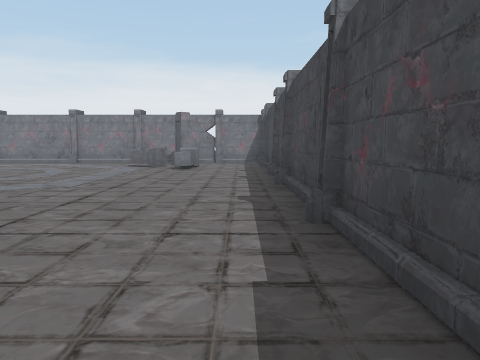
[1] (above)

22 first-person views from a walk through a scene from a Unity 3-D project. The camera is 1.2 m above the floor, tilts 6° down and sees 70° across. The floor is counted in squares, 2 m on a side. Each view is taken from the middle of a square. On the plan, view 1 faces up. The plan holds only what a view shows up to about 10 squares ahead; the rest is blank. The place goes on beyond the plan.

[2]
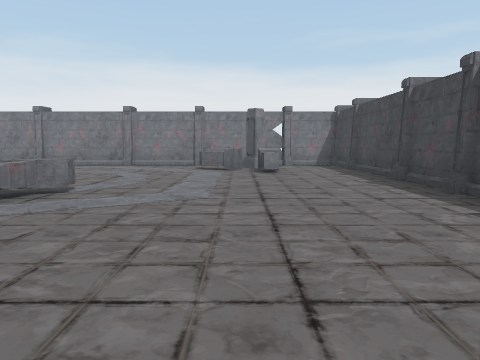

[3]
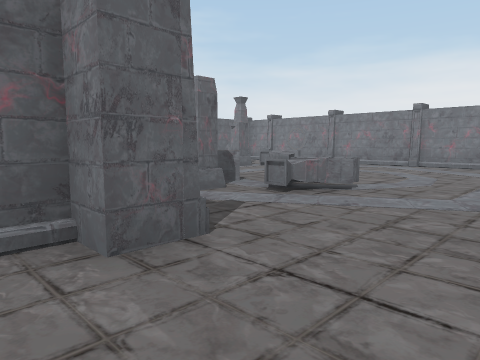

[4]
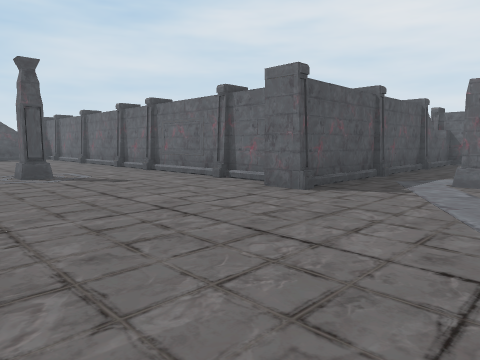

[5]
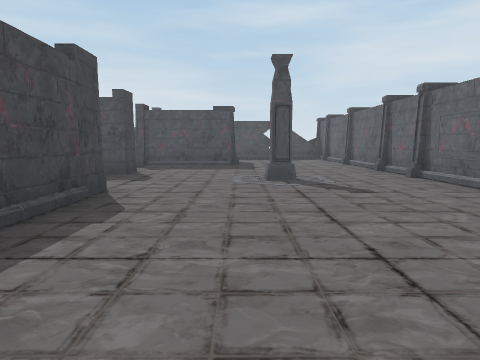

[6]
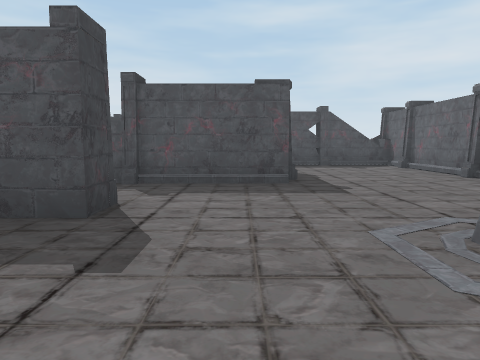

[7]
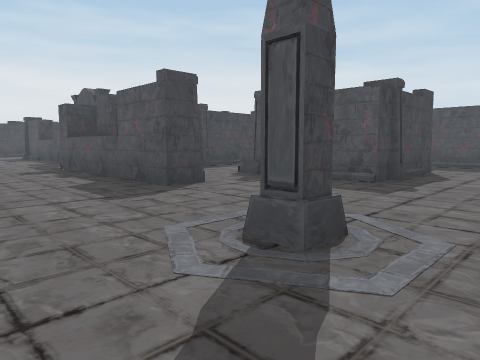

[8]
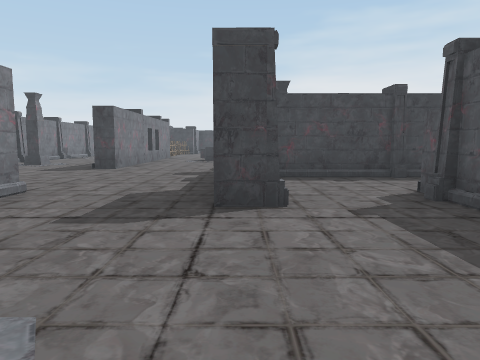

[9]
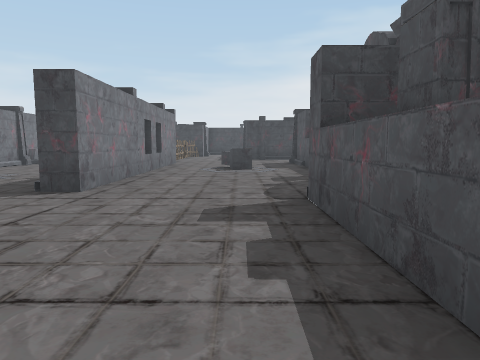

[10]
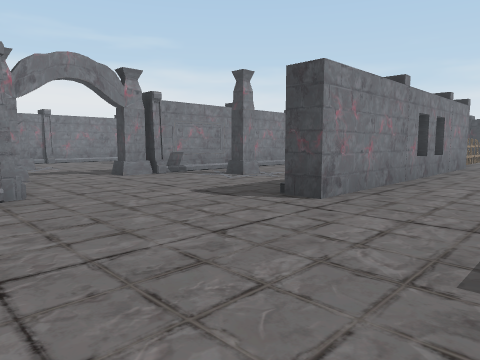

[11]
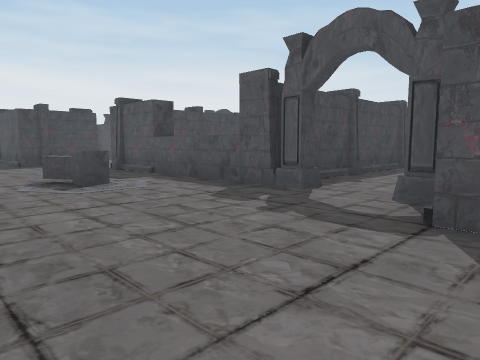

[12]
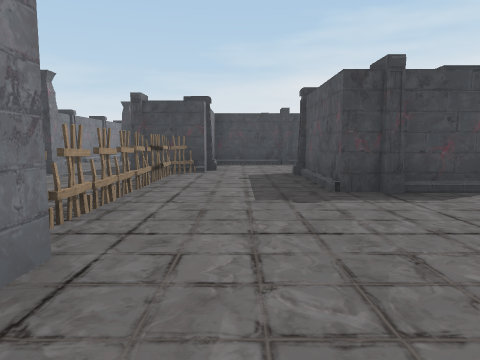

[13]
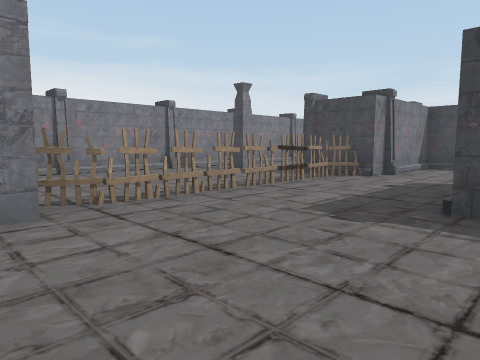

[14]
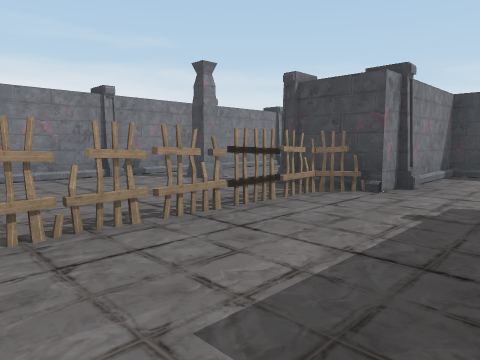

[15]
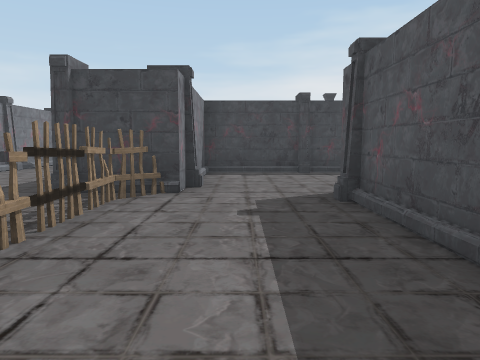

[16]
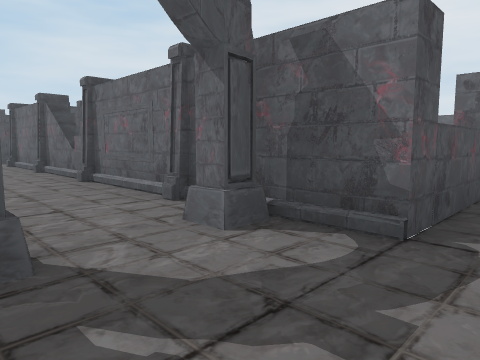

[17]
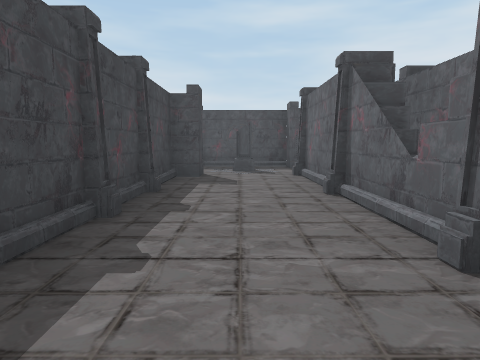

[18]
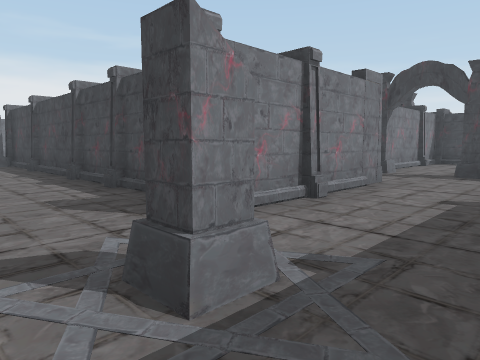

[19]
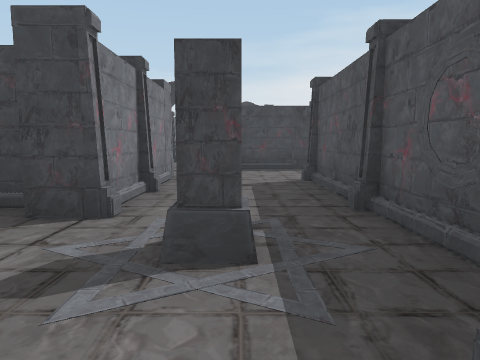

[20]
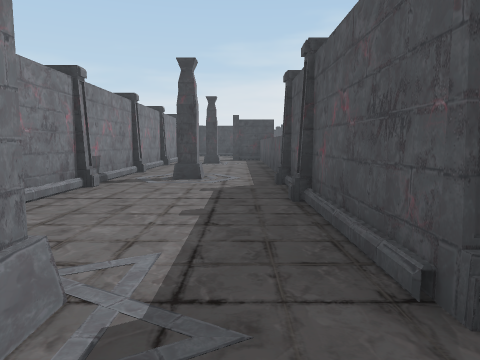

[21]
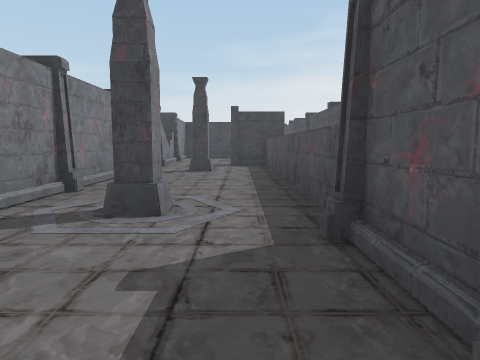

[22]
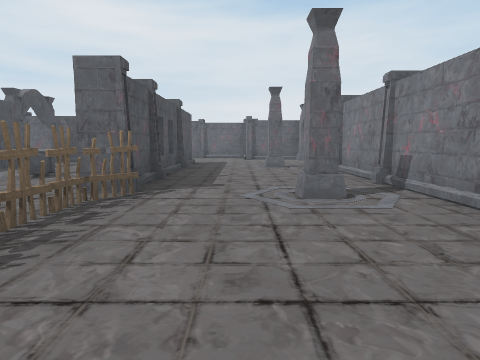

### Floor plan
Key: @ floor where view 1 was taken; # wall or solid block; x gap in a wall; . floor; / step, stairs or slope; ^ raised ledge; P pillar; O other object.
Columns run from 7 left of view 1 to 29 right of it. Each row starts with its distance up from view 1.
 11 #########
 10  ....P..#
  9  ...OOO.#
  8  .......#    ..
  7 ........#   P..
  6 ........#   ...
  5 OOOO....#   ..# #####################
  4  P......#  ..O###////////////////////
  3 ........###....P....P....P....P....P.
  2 ####....#  ..........................
  1   ##....# ..........O....#####^^^^^^^
  0   #/...@##....######xOOOOO###
 -1   #/.........................#
 -2   #/.P...........OO.........##
 -3   #/.....#^^#..........### .#
 -4   #/......./#P.P^^^## .#
 -5   #/......./##..#   #
 -6   #/...##^./#/..#   #
 -7   #/...#   /#/..#
 -8   #/...     #/..#
 -9   #/...     #/.##
-10    ^####    #/.##
-11             #/..#    ###O
-12             #/.####.P#...
-13              ...........
-14             ..P.....#
-15             #.......#
-16             ######  #

Positions as (right, up) in squares from view 1, and headings:
1: (0, 0), facing up
2: (-2, 1), facing up
3: (-2, 1), facing up-left
4: (0, 5), facing down-left
5: (-1, 4), facing down
6: (0, 0), facing down
7: (-3, 0), facing down-right
8: (-2, -3), facing right
9: (2, -2), facing right
10: (3, -2), facing up-right
11: (5, 0), facing down-right
12: (11, -1), facing right
13: (12, -3), facing up-right
14: (14, -2), facing up-right
15: (14, -1), facing right
16: (8, -2), facing down-left
17: (7, -6), facing down
18: (6, -15), facing up-right
19: (5, -14), facing right
20: (17, 2), facing right
21: (20, 2), facing right
22: (17, 2), facing left
